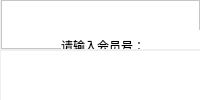
             <widget class="QWidget" name="page">
              <layout class="QVBoxLayout" name="verticalLayout_24">
               <property name="spacing">
                <number>0</number>
               </property>
               <property name="leftMargin">
                <number>0</number>
               </property>
               <property name="topMargin">
                <number>0</number>
               </property>
               <property name="rightMargin">
                <number>0</number>
               </property>
               <property name="bottomMargin">
                <number>0</number>
               </property>
               <item>
                <layout class="QVBoxLayout" name="verticalLayout_5">
                 <property name="spacing">
                  <number>2</number>
                 </property>
                 <property name="leftMargin">
                  <number>1</number>
                 </property>
                 <item>
                  <widget class="QFrame" name="frame_3">
                   <property name="maximumSize">
                    <size>
                     <width>16777215</width>
                     <height>90</height>
                    </size>
                   </property>
                   <property name="styleSheet">
                    <string notr="true">QFrame{background-color:rgb(255, 255, 255)}
QLineEdit {
    border-width: 1px;
    border-style: solid;
    border-radius: 4px;
	border-color:rgb(199, 199, 199);
	background-color:rgb(255, 255, 255);
	font: 10pt &quot;微软雅黑&quot;

}
</string>
                   </property>
                   <property name="frameShape">
                    <enum>QFrame::StyledPanel</enum>
                   </property>
                   <property name="frameShadow">
                    <enum>QFrame::Raised</enum>
                   </property>
                   <widget class="QLabel" name="label_2">
                    <property name="geometry">
                     <rect>
                      <x>60</x>
                      <y>30</y>
                      <width>151</width>
                      <height>31</height>
                     </rect>
                    </property>
                    <property name="styleSheet">
                     <string notr="true">font: 13pt &quot;微软雅黑&quot;;</string>
                    </property>
                    <property name="text">
                     <string>请输入会员号：</string>
                    </property>
                   </widget>
                   <widget class="QLineEdit" name="lineEdit">
                    <property name="geometry">
                     <rect>
                      <x>210</x>
                      <y>30</y>
                      <width>211</width>
                      <height>41</height>
                     </rect>
                    </property>
                    <property name="styleSheet">
                     <string notr="true"/>
                    </property>
                    <property name="text">
                     <string/>
                    </property>
                    <property name="cursorMoveStyle">
                     <enum>Qt::LogicalMoveStyle</enum>
                    </property>
                    <property name="clearButtonEnabled">
                     <bool>false</bool>
                    </property>
                   </widget>
                   <widget class="QPushButton" name="pushButton_19">
                    <property name="geometry">
                     <rect>
                      <x>470</x>
                      <y>30</y>
                      <width>81</width>
                      <height>41</height>
                     </rect>
                    </property>
                    <property name="styleSheet">
                     <string notr="true">QPushButton{
background-color:rgb(0, 170, 255);
font: bold 11pt &quot;微软雅黑&quot;;
color:rgb(255,255,255);
border-radius: 3px;
}

QPushButton::hover{
background-color:rgb(0, 150, 225);
}
QPushButton::pressed{
background-color:rgb(0, 150, 225);
}
</string>
                    </property>
                    <property name="text">
                     <string>查询</string>
                    </property>
                   </widget>
                  </widget>
                 </item>
                 <item>
                  <widget class="QFrame" name="frame_4">
                   <property name="styleSheet">
                    <string notr="true">*{
font: 13pt &quot;微软雅黑&quot;;
background-color:rgb(255, 255, 255);
border: 0px solid black ;
}
QLineEdit{
border:none
}
QLabel{
color:rgb(65, 65, 65)
}</string>
                   </property>
                   <property name="frameShape">
                    <enum>QFrame::Box</enum>
                   </property>
                   <property name="frameShadow">
                    <enum>QFrame::Raised</enum>
                   </property>
                   <widget class="QLabel" name="label_3">
                    <property name="geometry">
                     <rect>
                      <x>90</x>
                      <y>110</y>
                      <width>101</width>
                      <height>51</height>
                     </rect>
                    </property>
                    <property name="text">
                     <string>会员卡号：</string>
                    </property>
                   </widget>
                   <widget class="QLabel" name="label_4">
                    <property name="geometry">
                     <rect>
                      <x>490</x>
                      <y>40</y>
                      <width>101</width>
                      <height>41</height>
                     </rect>
                    </property>
                    <property name="text">
                     <string>会员姓名：</string>
                    </property>
                   </widget>
                   <widget class="QLabel" name="label_5">
                    <property name="geometry">
                     <rect>
                      <x>490</x>
                      <y>110</y>
                      <width>101</width>
                      <height>41</height>
                     </rect>
                    </property>
                    <property name="text">
                     <string>手机号码：</string>
                    </property>
                   </widget>
                   <widget class="QLabel" name="label_6">
                    <property name="geometry">
                     <rect>
                      <x>90</x>
                      <y>50</y>
                      <width>101</width>
                      <height>31</height>
                     </rect>
                    </property>
                    <property name="text">
                     <string>会员ID：</string>
                    </property>
                   </widget>
                   <widget class="QLabel" name="label_7">
                    <property name="geometry">
                     <rect>
                      <x>90</x>
                      <y>190</y>
                      <width>91</width>
                      <height>51</height>
                     </rect>
                    </property>
                    <property name="text">
                     <string>性别：</string>
                    </property>
                   </widget>
                   <widget class="QLabel" name="label_8">
                    <property name="geometry">
                     <rect>
                      <x>490</x>
                      <y>190</y>
                      <width>111</width>
                      <height>51</height>
                     </rect>
                    </property>
                    <property name="text">
                     <string>生日：</string>
                    </property>
                   </widget>
                   <widget class="QLabel" name="label_9">
                    <property name="geometry">
                     <rect>
                      <x>90</x>
                      <y>280</y>
                      <width>91</width>
                      <height>51</height>
                     </rect>
                    </property>
                    <property name="text">
                     <string>邮箱：</string>
                    </property>
                   </widget>
                   <widget class="QLineEdit" name="lineEdit_2">
                    <property name="geometry">
                     <rect>
                      <x>200</x>
                      <y>110</y>
                      <width>191</width>
                      <height>41</height>
                     </rect>
                    </property>
                    <property name="styleSheet">
                     <string notr="true"/>
                    </property>
                    <property name="readOnly">
                     <bool>true</bool>
                    </property>
                   </widget>
                   <widget class="QLineEdit" name="lineEdit_3">
                    <property name="geometry">
                     <rect>
                      <x>610</x>
                      <y>40</y>
                      <width>181</width>
                      <height>41</height>
                     </rect>
                    </property>
                    <property name="readOnly">
                     <bool>true</bool>
                    </property>
                   </widget>
                   <widget class="QLineEdit" name="lineEdit_4">
                    <property name="geometry">
                     <rect>
                      <x>200</x>
                      <y>40</y>
                      <width>201</width>
                      <height>41</height>
                     </rect>
                    </property>
                    <property name="readOnly">
                     <bool>true</bool>
                    </property>
                   </widget>
                   <widget class="QLineEdit" name="lineEdit_5">
                    <property name="geometry">
                     <rect>
                      <x>200</x>
                      <y>200</y>
                      <width>181</width>
                      <height>41</height>
                     </rect>
                    </property>
                    <property name="readOnly">
                     <bool>true</bool>
                    </property>
                   </widget>
                   <widget class="QLineEdit" name="lineEdit_6">
                    <property name="geometry">
                     <rect>
                      <x>200</x>
                      <y>290</y>
                      <width>271</width>
                      <height>41</height>
                     </rect>
                    </property>
                    <property name="readOnly">
                     <bool>true</bool>
                    </property>
                   </widget>
                   <widget class="QLineEdit" name="lineEdit_7">
                    <property name="geometry">
                     <rect>
                      <x>610</x>
                      <y>110</y>
                      <width>171</width>
                      <height>41</height>
                     </rect>
                    </property>
                    <property name="readOnly">
                     <bool>true</bool>
                    </property>
                   </widget>
                   <widget class="QLineEdit" name="lineEdit_8">
                    <property name="geometry">
                     <rect>
                      <x>610</x>
                      <y>190</y>
                      <width>171</width>
                      <height>41</height>
                     </rect>
                    </property>
                    <property name="readOnly">
                     <bool>true</bool>
                    </property>
                   </widget>
                   <widget class="QLabel" name="label_24">
                    <property name="geometry">
                     <rect>
                      <x>490</x>
                      <y>280</y>
                      <width>101</width>
                      <height>51</height>
                     </rect>
                    </property>
                    <property name="text">
                     <string>会员等级：</string>
                    </property>
                   </widget>
                   <widget class="QLineEdit" name="lineEdit_12">
                    <property name="geometry">
                     <rect>
                      <x>610</x>
                      <y>290</y>
                      <width>171</width>
                      <height>41</height>
                     </rect>
                    </property>
                    <property name="readOnly">
                     <bool>true</bool>
                    </property>
                   </widget>
                   <widget class="QLineEdit" name="lineEdit_9">
                    <property name="geometry">
                     <rect>
                      <x>200</x>
                      <y>380</y>
                      <width>271</width>
                      <height>41</height>
                     </rect>
                    </property>
                    <property name="readOnly">
                     <bool>true</bool>
                    </property>
                   </widget>
                   <widget class="QLabel" name="label_29">
                    <property name="geometry">
                     <rect>
                      <x>490</x>
                      <y>370</y>
                      <width>101</width>
                      <height>51</height>
                     </rect>
                    </property>
                    <property name="text">
                     <string>余额：</string>
                    </property>
                   </widget>
                   <widget class="QLabel" name="label_30">
                    <property name="geometry">
                     <rect>
                      <x>90</x>
                      <y>370</y>
                      <width>91</width>
                      <height>51</height>
                     </rect>
                    </property>
                    <property name="text">
                     <string>积分：</string>
                    </property>
                   </widget>
                   <widget class="QLineEdit" name="lineEdit_14">
                    <property name="geometry">
                     <rect>
                      <x>610</x>
                      <y>380</y>
                      <width>171</width>
                      <height>41</height>
                     </rect>
                    </property>
                    <property name="readOnly">
                     <bool>true</bool>
                    </property>
                   </widget>
                  </widget>
                 </item>
                </layout>
               </item>
              </layout>
             </widget>
